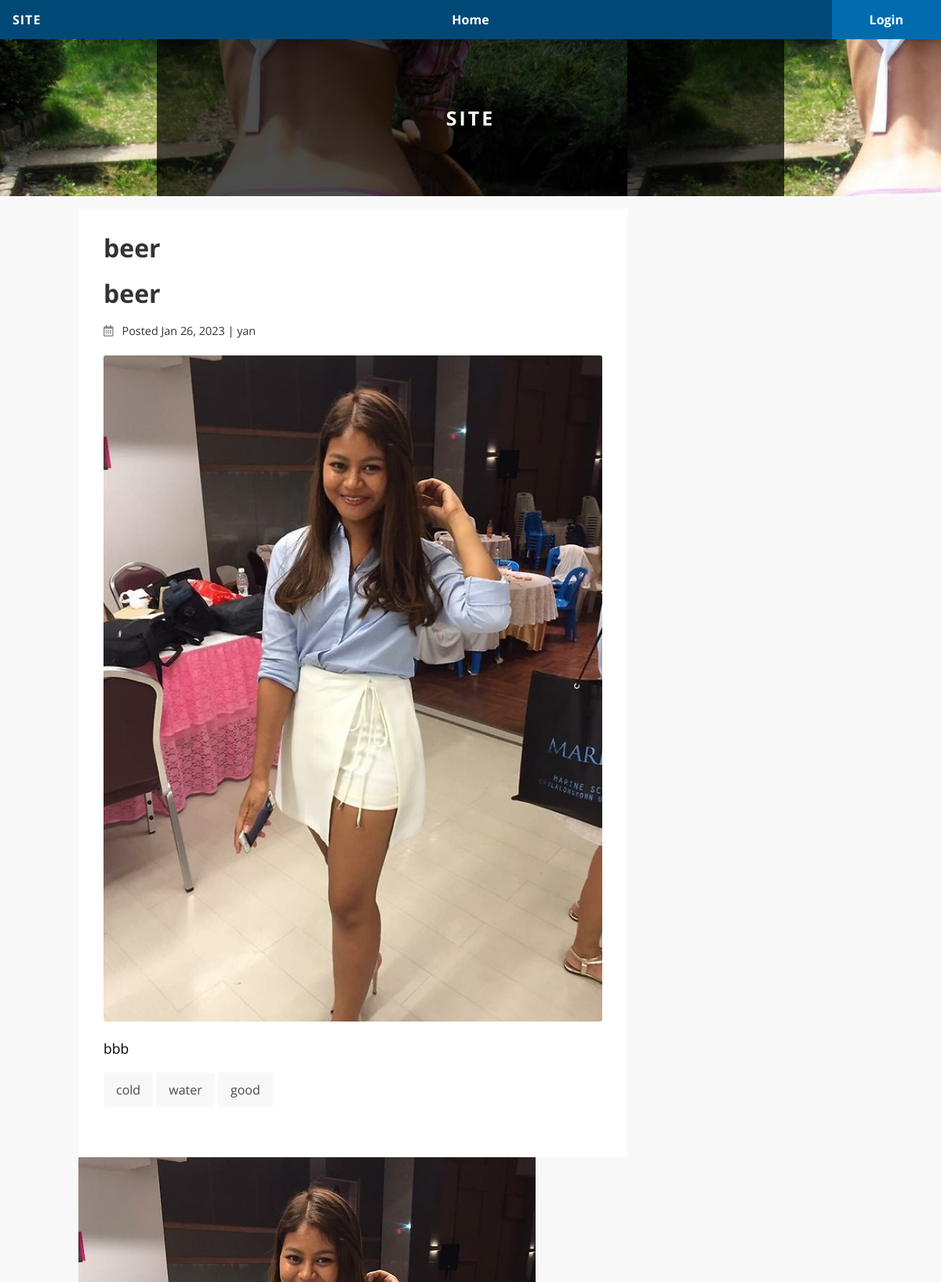
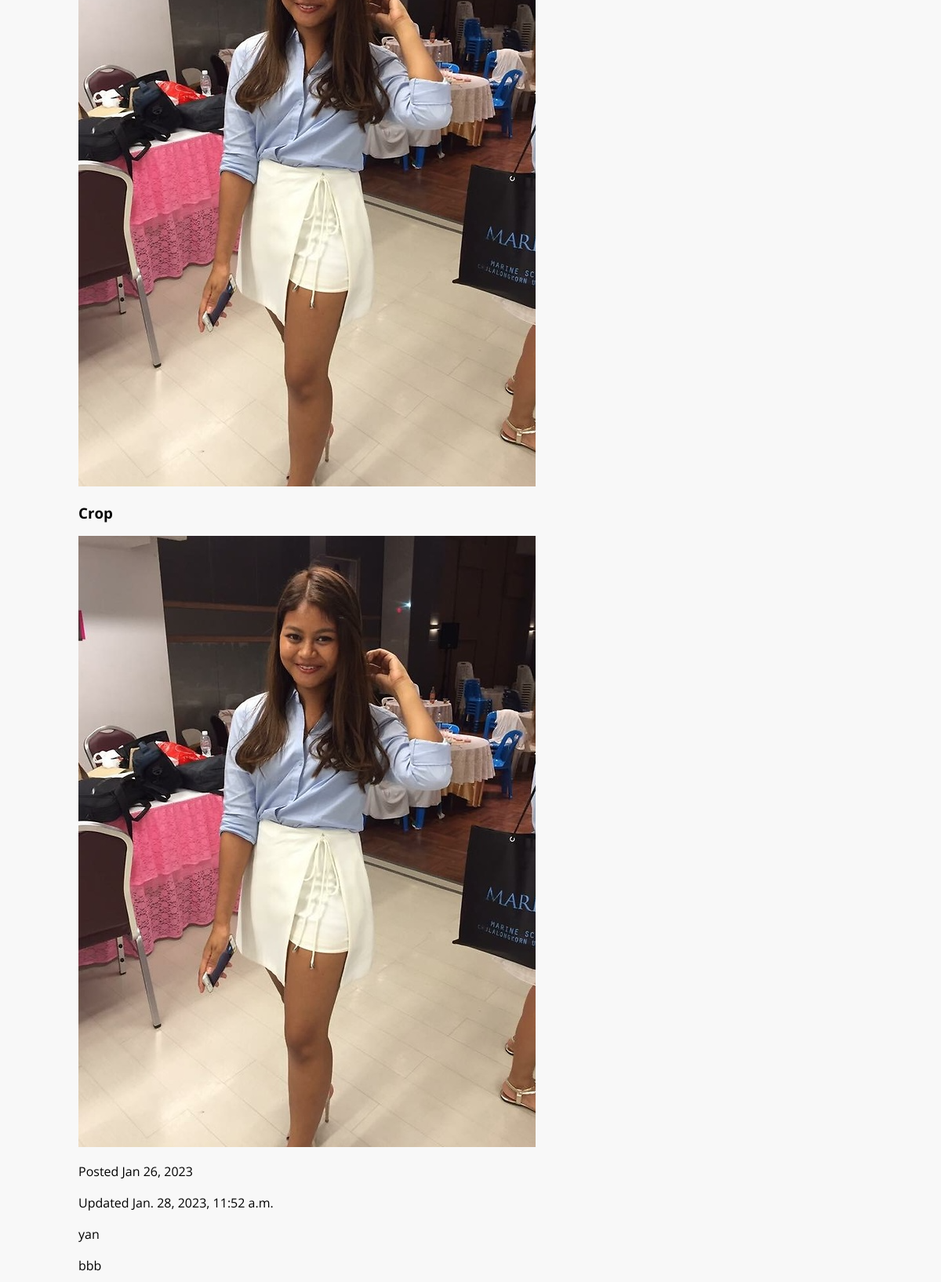
Screenshot of /blog/beer/ (upper part) with the database file from the repository (2 pictures, top to bottom).
### blog/models.py (models this page shows, shortened)
class Post(models.Model):
    title = models.CharField(default='', max_length=255)
    body = models.TextField(default='', blank=True)
    slug = models.SlugField(default='', blank=True, max_length=255)
    date = models.DateTimeField(auto_now_add=True, null=True)
    updated = models.DateTimeField(auto_now=True, null=True)
    author = models.ForeignKey(User, null=True, blank=True, on_delete=models.CASCADE)
    tags = TaggableManager()
    image = models.ImageField(default='', blank=True, upload_to='images')
    image_thumbnail = ImageSpecField(source='image', processors=[ResizeToFill(700, 150)],
    format='JPEG',
    options={'quality': 60}
    )
    def __str__(self):
        return self.title
    def get_absolute_url(self):
        return reverse('blog:detail', args=[str(self.slug)])

### blog/views.py (the view)
# urls.py: path('<slug:slug>/', views.detail, name='detail'),
def detail(request, slug=None):
    post = get_object_or_404(Post, slug=slug)
    return render(request, 'blog/detail.html', {'section': 'blog_detail', 'post': post,})

### blog/context_processors.py (called while the page is built)
def latest_posts(request):
    posts = Post.objects.filter().order_by('-date')[:5]
    return {'latest_posts': posts}

### blog/templates/blog/detail.html (shortened to what this page needs)
{% extends "base.html" %}
{% block title %}<h1>{{ post }}</h1>{% endblock %}
{% block content %}
{% include 'blog/_post.html' with post=post %}
{% if post.image %}
<img class="post-img" src="{{ post.image.url }}">
<h3>Crop</h3>
<img class="post-img" src="{{ post.image_thumbnail.url }}">
{% endif %}
<p>Posted {{ post.date | date:"M j, Y"}}</p>
<p>Updated {{ post.updated }}</p>
{% if post.author %}<p>{{ post.author }}</p> {% endif %}
<p>{{ post.body }}</p>
{% endblock %}

### blog/templates/blog/_post.html (shortened to what this page needs)
<div class="post">
    {% if section == 'blog_detail' %}
    <h1 class="post-title">{{ post }}</h1>
    {% else %}
    <a href="{{ post.get_absolute_url }}">
        <h2 class="post-title">{{ post }}</h2>
    </a>
    {% endif %}
    <div class="post-meta">
        <i class="post-date-icon far fa-calendar-alt post-date-icon"></i>
        <span class="post-date-value">Posted {{ post.date|date:"M j, Y" }}</span> |
        <span class="post-author">{{ post.author }}</span></div>
        {% if post.image %}
        <img class="post-image" src="{{ post.image_thumbnail.url }}">
        {% endif %}
        <div class="post-body">
            {% if section == 'blog_detail' %}
            {{ post.body | linebreaks }}
            {% else %}
            {{ post.body | truncatechars:300| linebreaks }}
            {% endif %}
        </div>
        <div class="post-tags">
            {% for tag in post.tags.all %}
            <a class="post-tags-tag" href="{% url 'blog:posts_by_tag' tag.slug %}">{{ tag }}</a>
            {% endfor %}
        </div>
    </div>
</div>

### static/css/base.css (style rules this page uses)
html { line-height:1.15;-webkit-text-size-adjust:100% }
body { margin:0 }
h1 { font-size:2em;margin:0.67em 0 }
a { background-color:transparent }
img { border-style:none }
* { box-sizing:border-box }
body { font-family:'Open Sans', sans-serif;padding-top:50px;background-color:#f8f8f8 }
html { overflow-y:scroll }
a { color:#000 }
p { line-height:1.5em }
h1,h2 { color:#333;margin-top:0 }
.post { margin-bottom:2em }
.post-meta { color:#333;font-size:0.9em;margin-bottom:1.5em }
.post-date-icon { opacity:0.6;margin-right:0.5em }
.post-image { border-radius:3px;width:100% }
.post-body { line-height:1.5em;font-size:1.1em }
.post-tags { margin-bottom:1em }
.post-tags-tag { display:inline-block;background-color:#f8f8f8;padding:0.8em 1em;color:#4a4a4a;text-decoration:none }

### rows the page displays
Post: title "beer", date "Jan 26, 2023", author "yan", image_thumbnail (picture), body "bbb", image (picture), updated "Jan. 28, 2023, 11:52 a.m."
Tag: name "cold"
Tag: name "water"
Tag: name "good"
